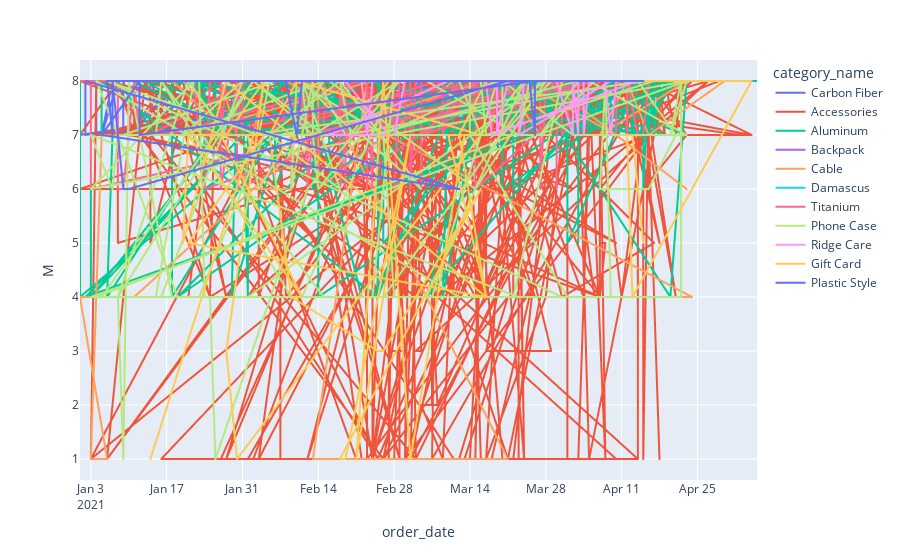

The cell this chart's notebook holds for it:
### Code cell
fig = px.line(results, x='order_date', y='M', color='category_name')
fig.show()

### Figure 1 — Plotly figure (JSON) as saved in the notebook; plotly's stock layout.template omitted (floating-point values rounded to 4 significant figures; data arrays with more than 128 entries replaced by an {"elided": "..."} marker saying what was removed)
{"data": [{"hovertemplate": "category_name=Carbon Fiber<br>order_date=%{x}<br>M=%{y}<extra></extra>", "legendgroup": "Carbon Fiber", "line": {"color": "#636efa", "dash": "solid"}, "marker": {"symbol": "circle"}, "mode": "lines", "name": "Carbon Fiber", "showlegend": true, "type": "scattergl", "x": {"elided": "587 str values"}, "xaxis": "x", "y": {"elided": "587 int values"}, "yaxis": "y"}, {"hovertemplate": "category_name=Accessories<br>order_date=%{x}<br>M=%{y}<extra></extra>", "legendgroup": "Accessories", "line": {"color": "#EF553B", "dash": "solid"}, "marker": {"symbol": "circle"}, "mode": "lines", "name": "Accessories", "showlegend": true, "type": "scattergl", "x": {"elided": "1854 str values"}, "xaxis": "x", "y": {"elided": "1854 int values"}, "yaxis": "y"}, {"hovertemplate": "category_name=Aluminum<br>order_date=%{x}<br>M=%{y}<extra></extra>", "legendgroup": "Aluminum", "line": {"color": "#00cc96", "dash": "solid"}, "marker": {"symbol": "circle"}, "mode": "lines", "name": "Aluminum", "showlegend": true, "type": "scattergl", "x": {"elided": "590 str values"}, "xaxis": "x", "y": {"elided": "590 int values"}, "yaxis": "y"}, {"hovertemplate": "category_name=Backpack<br>order_date=%{x}<br>M=%{y}<extra></extra>", "legendgroup": "Backpack", "line": {"color": "#ab63fa", "dash": "solid"}, "marker": {"symbol": "circle"}, "mode": "lines", "name": "Backpack", "showlegend": true, "type": "scattergl", "x": ["2021-04-21T00:00:00", "2021-04-21T00:00:00", "2021-04-17T00:00:00", "2021-04-16T00:00:00", "2021-04-16T00:00:00", "2021-04-14T00:00:00", "2021-04-21T00:00:00", "2021-04-27T00:00:00", "2021-04-18T00:00:00", "2021-04-05T00:00:00", "2021-04-01T00:00:00", "2021-03-27T00:00:00", "2021-03-29T00:00:00", "2021-04-04T00:00:00", "2021-04-04T00:00:00", "2021-03-18T00:00:00", "2021-04-17T00:00:00", "2021-03-17T00:00:00", "2021-03-16T00:00:00", "2021-03-16T00:00:00", "2021-04-08T00:00:00", "2021-03-23T00:00:00", "2021-03-25T00:00:00", "2021-03-12T00:00:00", "2021-04-07T00:00:00", "2021-03-11T00:00:00", "2021-05-01T00:00:00", "2021-04-08T00:00:00", "2021-03-09T00:00:00", "2021-03-09T00:00:00", "2021-03-09T00:00:00", "2021-04-10T00:00:00", "2021-04-21T00:00:00", "2021-02-24T00:00:00", "2021-02-21T00:00:00", "2021-02-13T00:00:00", "2021-02-07T00:00:00", "2021-03-23T00:00:00", "2021-02-06T00:00:00", "2021-02-07T00:00:00", "2021-02-07T00:00:00", "2021-04-23T00:00:00", "2021-02-04T00:00:00", "2021-02-26T00:00:00", "2021-02-17T00:00:00", "2021-04-12T00:00:00", "2021-01-26T00:00:00", "2021-01-12T00:00:00", "2021-01-26T00:00:00", "2021-01-15T00:00:00", "2021-01-23T00:00:00", "2021-03-05T00:00:00", "2021-02-14T00:00:00", "2021-02-17T00:00:00", "2021-01-06T00:00:00", "2021-01-05T00:00:00", "2021-02-14T00:00:00", "2021-01-01T00:00:00", "2021-01-06T00:00:00", "2021-03-19T00:00:00"], "xaxis": "x", "y": [8, 8, 8, 8, 8, 8, 8, 8, 8, 8, 8, 8, 8, 8, 8, 8, 8, 8, 8, 8, 8, 8, 8, 8, 8, 8, 8, 8, 8, 8, 8, 8, 8, 8, 8, 8, 8, 8, 8, 8, 8, 8, 8, 8, 8, 8, 8, 8, 8, 8, 8, 8, 8, 8, 8, 8, 8, 8, 8, 8], "yaxis": "y"}, {"hovertemplate": "category_name=Cable<br>order_date=%{x}<br>M=%{y}<extra></extra>", "legendgroup": "Cable", "line": {"color": "#FFA15A", "dash": "solid"}, "marker": {"symbol": "circle"}, "mode": "lines", "name": "Cable", "showlegend": true, "type": "scattergl", "x": ["2021-04-19T00:00:00", "2021-04-19T00:00:00", "2021-04-19T00:00:00", "2021-04-19T00:00:00", "2021-04-14T00:00:00", "2021-04-14T00:00:00", "2021-04-14T00:00:00", "2021-04-30T00:00:00", "2021-04-30T00:00:00", "2021-04-30T00:00:00", "2021-04-16T00:00:00", "2021-04-12T00:00:00", "2021-04-07T00:00:00", "2021-04-23T00:00:00", "2021-05-02T00:00:00", "2021-04-03T00:00:00", "2021-04-03T00:00:00", "2021-04-03T00:00:00", "2021-04-11T00:00:00", "2021-04-20T00:00:00", "2021-04-23T00:00:00", "2021-03-28T00:00:00", "2021-03-28T00:00:00", "2021-04-23T00:00:00", "2021-04-10T00:00:00", "2021-03-23T00:00:00", "2021-03-24T00:00:00", "2021-03-21T00:00:00", "2021-03-21T00:00:00", "2021-03-21T00:00:00", "2021-03-20T00:00:00", "2021-03-27T00:00:00", "2021-03-20T00:00:00", "2021-03-14T00:00:00", "2021-03-24T00:00:00", "2021-04-15T00:00:00", "2021-03-30T00:00:00", "2021-03-25T00:00:00", "2021-03-11T00:00:00", "2021-03-25T00:00:00", "2021-03-06T00:00:00", "2021-03-12T00:00:00", "2021-03-03T00:00:00", "2021-03-03T00:00:00", "2021-03-18T00:00:00", "2021-03-18T00:00:00", "2021-03-01T00:00:00", "2021-03-31T00:00:00", "2021-03-12T00:00:00", "2021-04-08T00:00:00", "2021-02-27T00:00:00", "2021-02-26T00:00:00", "2021-02-25T00:00:00", "2021-03-11T00:00:00", "2021-02-22T00:00:00", "2021-02-22T00:00:00", "2021-03-09T00:00:00", "2021-02-21T00:00:00", "2021-03-24T00:00:00", "2021-02-17T00:00:00", "2021-03-11T00:00:00", "2021-02-14T00:00:00", "2021-02-14T00:00:00", "2021-03-21T00:00:00", "2021-02-13T00:00:00", "2021-02-23T00:00:00", "2021-02-06T00:00:00", "2021-02-04T00:00:00", "2021-01-31T00:00:00", "2021-02-09T00:00:00", "2021-02-09T00:00:00", "2021-01-29T00:00:00", "2021-01-30T00:00:00", "2021-01-27T00:00:00", "2021-01-23T00:00:00", "2021-01-23T00:00:00", "2021-01-23T00:00:00", "2021-01-20T00:00:00", "2021-01-29T00:00:00", "2021-01-18T00:00:00", "2021-01-18T00:00:00", "2021-01-18T00:00:00", "2021-01-18T00:00:00", "2021-01-18T00:00:00", "2021-01-18T00:00:00", "2021-01-18T00:00:00", "2021-03-17T00:00:00", "2021-02-13T00:00:00", "2021-01-11T00:00:00", "2021-01-20T00:00:00", "2021-04-24T00:00:00", "2021-02-08T00:00:00", "2021-02-23T00:00:00", "2021-02-25T00:00:00", "2021-02-24T00:00:00", "2021-01-20T00:00:00", "2021-01-05T00:00:00", "2021-01-03T00:00:00", "2021-01-06T00:00:00", "2021-01-01T00:00:00", "2021-01-06T00:00:00"], "xaxis": "x", "y": [8, 8, 8, 8, 8, 8, 8, 8, 8, 8, 7, 8, 7, 8, 8, 8, 8, 8, 8, 8, 8, 8, 8, 6, 7, 8, 8, 8, 8, 8, 8, 7, 8, 8, 8, 8, 8, 8, 8, 8, 8, 8, 8, 8, 8, 8, 8, 8, 8, 8, 8, 8, 8, 8, 8, 8, 8, 8, 8, 8, 8, 6, 8, 1, 1, 8, 8, 8, 6, 6, 7, 7, 7, 8, 8, 8, 8, 8, 7, 8, 8, 8, 8, 8, 8, 8, 8, 7, 4, 4, 4, 8, 8, 8, 8, 7, 7, 1, 1, 4, 4], "yaxis": "y"}, {"hovertemplate": "category_name=Damascus<br>order_date=%{x}<br>M=%{y}<extra></extra>", "legendgroup": "Damascus", "line": {"color": "#19d3f3", "dash": "solid"}, "marker": {"symbol": "circle"}, "mode": "lines", "name": "Damascus", "showlegend": true, "type": "scattergl", "x": {"elided": "167 str values"}, "xaxis": "x", "y": {"elided": "167 int values"}, "yaxis": "y"}, {"hovertemplate": "category_name=Titanium<br>order_date=%{x}<br>M=%{y}<extra></extra>", "legendgroup": "Titanium", "line": {"color": "#FF6692", "dash": "solid"}, "marker": {"symbol": "circle"}, "mode": "lines", "name": "Titanium", "showlegend": true, "type": "scattergl", "x": {"elided": "263 str values"}, "xaxis": "x", "y": {"elided": "263 int values"}, "yaxis": "y"}, {"hovertemplate": "category_name=Phone Case<br>order_date=%{x}<br>M=%{y}<extra></extra>", "legendgroup": "Phone Case", "line": {"color": "#B6E880", "dash": "solid"}, "marker": {"symbol": "circle"}, "mode": "lines", "name": "Phone Case", "showlegend": true, "type": "scattergl", "x": {"elided": "213 str values"}, "xaxis": "x", "y": {"elided": "213 int values"}, "yaxis": "y"}, {"hovertemplate": "category_name=Ridge Care<br>order_date=%{x}<br>M=%{y}<extra></extra>", "legendgroup": "Ridge Care", "line": {"color": "#FF97FF", "dash": "solid"}, "marker": {"symbol": "circle"}, "mode": "lines", "name": "Ridge Care", "showlegend": true, "type": "scattergl", "x": ["2021-04-15T00:00:00", "2021-04-13T00:00:00", "2021-04-12T00:00:00", "2021-04-12T00:00:00", "2021-04-11T00:00:00", "2021-04-12T00:00:00", "2021-04-10T00:00:00", "2021-04-09T00:00:00", "2021-04-08T00:00:00", "2021-04-06T00:00:00", "2021-04-05T00:00:00", "2021-04-04T00:00:00", "2021-04-04T00:00:00", "2021-04-03T00:00:00", "2021-04-03T00:00:00", "2021-04-03T00:00:00", "2021-04-03T00:00:00", "2021-04-03T00:00:00", "2021-04-02T00:00:00", "2021-04-02T00:00:00", "2021-04-02T00:00:00", "2021-03-30T00:00:00", "2021-03-29T00:00:00", "2021-03-28T00:00:00", "2021-03-28T00:00:00", "2021-03-28T00:00:00", "2021-03-28T00:00:00", "2021-03-26T00:00:00", "2021-03-24T00:00:00", "2021-03-23T00:00:00", "2021-03-23T00:00:00", "2021-04-09T00:00:00", "2021-03-22T00:00:00", "2021-03-21T00:00:00", "2021-03-30T00:00:00", "2021-03-21T00:00:00", "2021-03-19T00:00:00", "2021-03-19T00:00:00", "2021-04-14T00:00:00", "2021-03-18T00:00:00", "2021-03-17T00:00:00", "2021-03-16T00:00:00", "2021-03-16T00:00:00", "2021-03-15T00:00:00", "2021-03-29T00:00:00", "2021-03-16T00:00:00", "2021-03-15T00:00:00", "2021-03-14T00:00:00", "2021-03-14T00:00:00", "2021-03-13T00:00:00", "2021-03-18T00:00:00", "2021-03-09T00:00:00", "2021-03-09T00:00:00", "2021-03-18T00:00:00", "2021-03-11T00:00:00", "2021-03-07T00:00:00", "2021-03-06T00:00:00", "2021-03-21T00:00:00", "2021-03-02T00:00:00", "2021-02-28T00:00:00", "2021-03-02T00:00:00", "2021-02-24T00:00:00", "2021-02-23T00:00:00", "2021-02-22T00:00:00", "2021-02-19T00:00:00", "2021-02-27T00:00:00", "2021-02-16T00:00:00", "2021-03-10T00:00:00", "2021-02-17T00:00:00"], "xaxis": "x", "y": [8, 8, 8, 8, 8, 8, 8, 7, 8, 8, 8, 7, 8, 8, 8, 8, 7, 7, 8, 8, 7, 8, 8, 8, 8, 8, 8, 8, 8, 7, 7, 8, 8, 8, 8, 8, 7, 8, 8, 7, 8, 8, 8, 8, 8, 8, 8, 8, 8, 8, 8, 8, 8, 8, 8, 8, 8, 8, 8, 7, 8, 8, 7, 8, 8, 7, 7, 8, 8], "yaxis": "y"}, {"hovertemplate": "category_name=Gift Card<br>order_date=%{x}<br>M=%{y}<extra></extra>", "legendgroup": "Gift Card", "line": {"color": "#FECB52", "dash": "solid"}, "marker": {"symbol": "circle"}, "mode": "lines", "name": "Gift Card", "showlegend": true, "type": "scattergl", "x": ["2021-04-15T00:00:00", "2021-04-13T00:00:00", "2021-04-12T00:00:00", "2021-04-13T00:00:00", "2021-05-05T00:00:00", "2021-04-12T00:00:00", "2021-03-29T00:00:00", "2021-03-17T00:00:00", "2021-03-12T00:00:00", "2021-03-17T00:00:00", "2021-03-10T00:00:00", "2021-03-13T00:00:00", "2021-03-03T00:00:00", "2021-02-26T00:00:00", "2021-02-21T00:00:00", "2021-03-03T00:00:00", "2021-02-19T00:00:00", "2021-02-18T00:00:00", "2021-03-16T00:00:00", "2021-02-26T00:00:00", "2021-02-25T00:00:00", "2021-02-09T00:00:00", "2021-02-05T00:00:00", "2021-02-10T00:00:00", "2021-03-16T00:00:00", "2021-01-30T00:00:00", "2021-01-28T00:00:00", "2021-02-04T00:00:00", "2021-01-28T00:00:00", "2021-01-22T00:00:00", "2021-02-04T00:00:00", "2021-01-21T00:00:00", "2021-03-17T00:00:00", "2021-01-28T00:00:00", "2021-01-20T00:00:00", "2021-01-21T00:00:00", "2021-02-11T00:00:00", "2021-01-27T00:00:00", "2021-02-02T00:00:00", "2021-01-14T00:00:00"], "xaxis": "x", "y": [5, 7, 7, 4, 8, 8, 8, 8, 7, 4, 7, 7, 1, 8, 1, 7, 1, 1, 6, 3, 3, 4, 7, 8, 7, 1, 3, 8, 7, 7, 7, 5, 4, 8, 5, 7, 4, 7, 7, 1], "yaxis": "y"}, {"hovertemplate": "category_name=Plastic Style<br>order_date=%{x}<br>M=%{y}<extra></extra>", "legendgroup": "Plastic Style", "line": {"color": "#636efa", "dash": "solid"}, "marker": {"symbol": "circle"}, "mode": "lines", "name": "Plastic Style", "showlegend": true, "type": "scattergl", "x": ["2021-04-10T00:00:00", "2021-03-27T00:00:00", "2021-04-12T00:00:00", "2021-03-26T00:00:00", "2021-03-26T00:00:00", "2021-03-25T00:00:00", "2021-03-18T00:00:00", "2021-03-20T00:00:00", "2021-03-15T00:00:00", "2021-03-17T00:00:00", "2021-03-14T00:00:00", "2021-03-14T00:00:00", "2021-03-12T00:00:00", "2021-03-12T00:00:00", "2021-04-15T00:00:00", "2021-03-04T00:00:00", "2021-04-14T00:00:00", "2021-03-16T00:00:00", "2021-03-04T00:00:00", "2021-04-01T00:00:00", "2021-03-16T00:00:00", "2021-02-19T00:00:00", "2021-03-02T00:00:00", "2021-03-09T00:00:00", "2021-02-19T00:00:00", "2021-02-24T00:00:00", "2021-03-04T00:00:00", "2021-02-13T00:00:00", "2021-02-12T00:00:00", "2021-02-25T00:00:00", "2021-02-12T00:00:00", "2021-02-11T00:00:00", "2021-02-10T00:00:00", "2021-02-08T00:00:00", "2021-02-08T00:00:00", "2021-03-16T00:00:00", "2021-03-27T00:00:00", "2021-02-07T00:00:00", "2021-02-07T00:00:00", "2021-04-04T00:00:00", "2021-03-22T00:00:00", "2021-02-06T00:00:00", "2021-02-11T00:00:00", "2021-02-06T00:00:00", "2021-02-04T00:00:00", "2021-02-01T00:00:00", "2021-02-09T00:00:00", "2021-01-29T00:00:00", "2021-01-21T00:00:00", "2021-02-07T00:00:00", "2021-03-26T00:00:00", "2021-01-12T00:00:00", "2021-01-12T00:00:00", "2021-03-21T00:00:00", "2021-01-10T00:00:00", "2021-01-09T00:00:00", "2021-01-08T00:00:00", "2021-01-07T00:00:00", "2021-01-07T00:00:00", "2021-01-06T00:00:00", "2021-01-29T00:00:00", "2021-01-06T00:00:00", "2021-01-19T00:00:00", "2021-01-12T00:00:00", "2021-01-05T00:00:00", "2021-03-12T00:00:00", "2021-01-02T00:00:00"], "xaxis": "x", "y": [8, 8, 8, 8, 7, 8, 8, 8, 8, 8, 8, 8, 8, 8, 8, 8, 8, 8, 8, 8, 8, 8, 8, 8, 8, 8, 8, 8, 8, 8, 8, 8, 7, 8, 8, 8, 8, 8, 8, 8, 8, 8, 8, 8, 8, 8, 8, 8, 8, 8, 8, 7, 8, 8, 6, 6, 7, 8, 7, 8, 8, 8, 8, 8, 7, 6, 8], "yaxis": "y"}], "layout": {"legend": {"title": {"text": "category_name"}, "tracegroupgap": 0}, "margin": {"t": 60}, "xaxis": {"anchor": "y", "domain": [0, 1], "title": {"text": "order_date"}}, "yaxis": {"anchor": "x", "domain": [0, 1], "title": {"text": "M"}}}}
